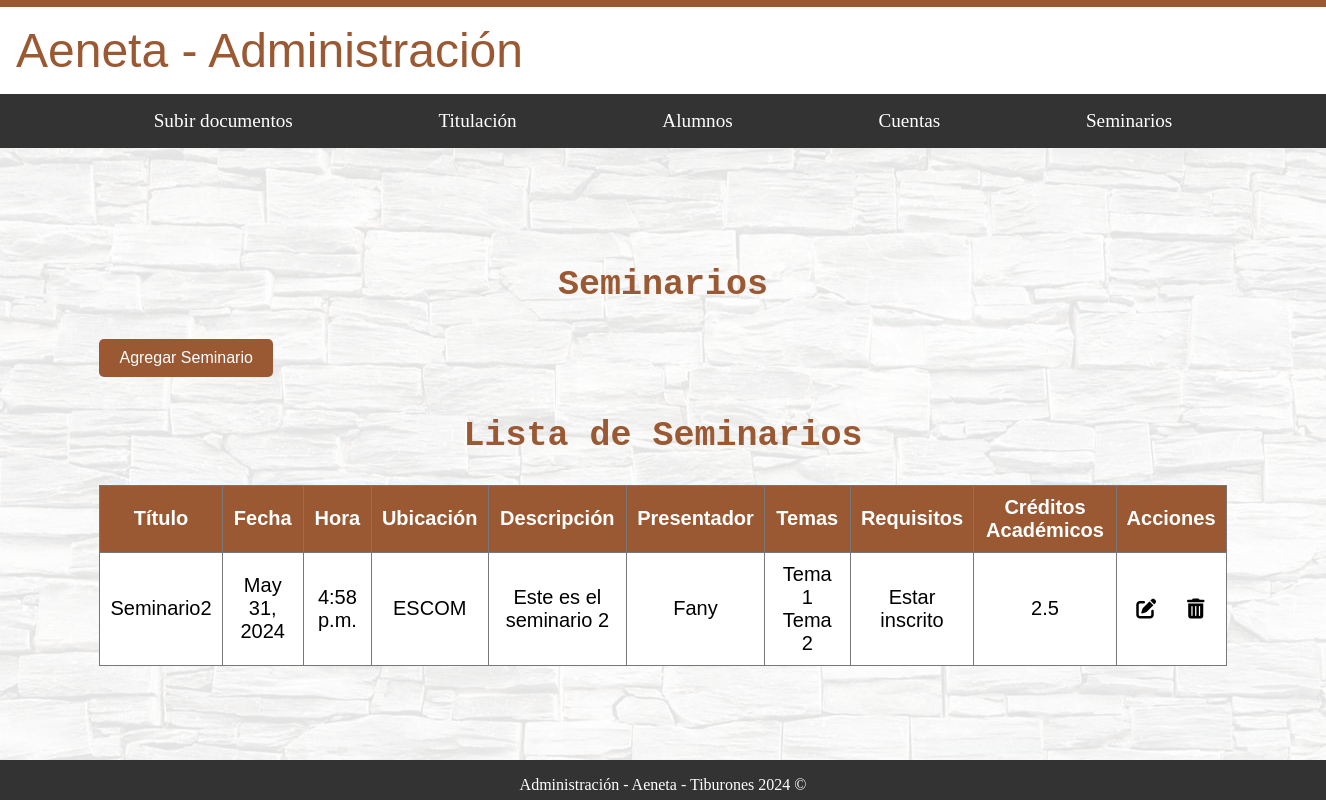
/administracion/seminarios/, run on an earlier commit of the app's database.
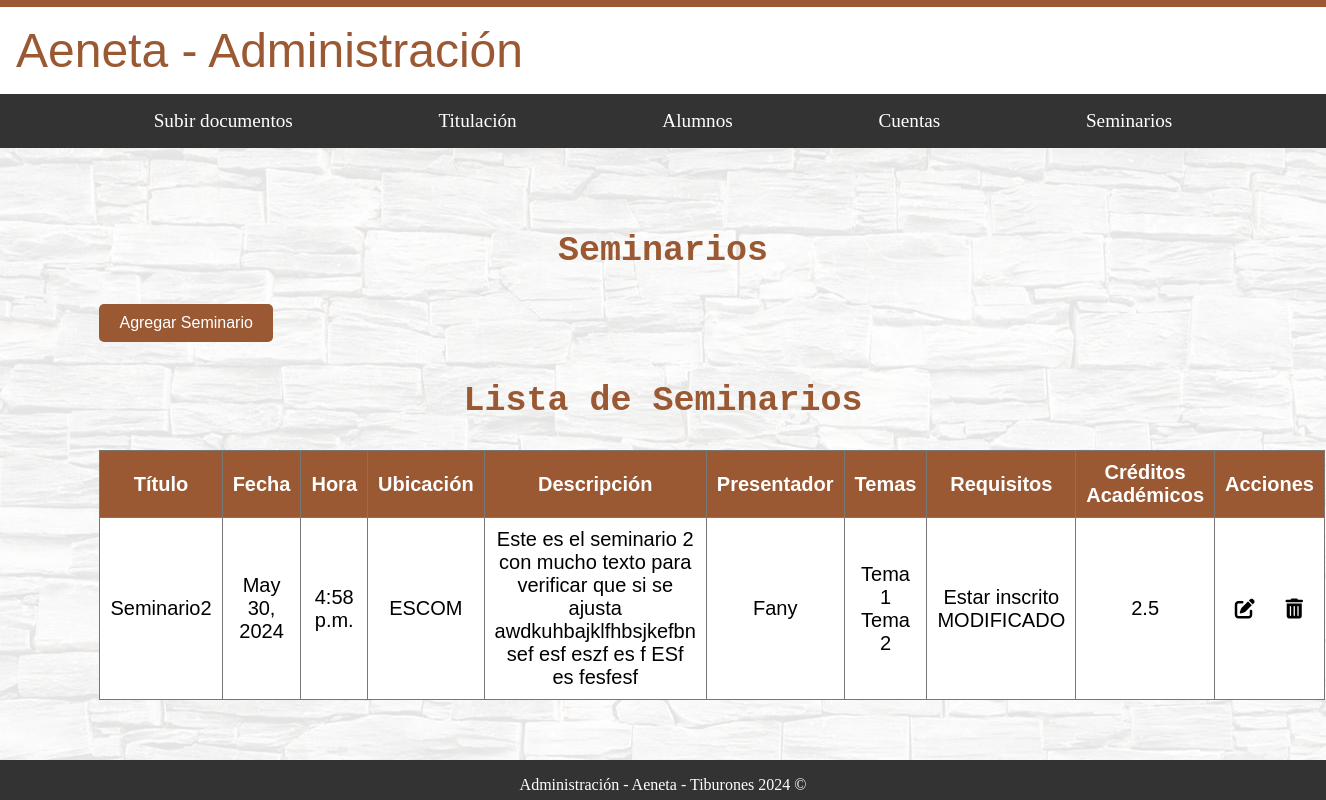
And on a later commit of the database.
### administracion/models.py (models this page shows, shortened)
class Seminario(models.Model):
    titulo = models.CharField(max_length=200)
    fecha = models.DateField()
    hora = models.TimeField()
    ubicacion = models.CharField(max_length=200)
    descripcion = models.TextField()
    presentador = models.CharField(max_length=100)
    temas = models.TextField()
    requisitos = models.TextField()
    creditos_academicos = models.DecimalField(max_digits=3, decimal_places=1)

### administracion/views.py (the view)
# urls.py: path('seminarios/', views.seminarios, name='seminarios'),
def seminarios(request):
    if request.method == 'POST':
        form = SeminarioForm(request.POST)
        if form.is_valid():
            form.save()
            return redirect('administracion:seminarios')
        else:
            print("Errores en el formulario:", form.errors)  # Imprime los errores del formulario si no es válido
    else:
        form = SeminarioForm()
    seminarios = Seminario.objects.all()
    return render(request, 'administracion/seminarios.html', {'form': form, 'seminarios': seminarios})

### administracion/forms.py (called while the page is built, shortened)
    def format_value(self, value):
        if value is None:
            return ''

### administracion/templates/administracion/seminarios.html (shortened to what this page needs)
{% extends "base_generic_Administracion.html" %}
{% block content %}
  <div id="fondo">
    <div class="contenedor_principal letra_texto">
      <h1 class="letra_titulos">Seminarios</h1>
      <button id="agregarSeminarioBtn" class="btn btn-success">Agregar Seminario</button>
      <h2 class="letra_titulos">Lista de Seminarios</h2>
      <table class="table table-striped">
        <thead>
          <tr>
            <th>Título</th>
            <th>Fecha</th>
            <th>Hora</th>
            <th>Ubicación</th>
            <th>Descripción</th>
            <th>Presentador</th>
            <th>Temas</th>
            <th>Requisitos</th>
            <th>Créditos Académicos</th>
            <th>Acciones</th>
          </tr>
        </thead>
        <tbody>
          {% for seminario in seminarios %}
          <tr>
            <td>{{ seminario.titulo }}</td>
            <td>{{ seminario.fecha }}</td>
            <td>{{ seminario.hora }}</td>
            <td>{{ seminario.ubicacion }}</td>
            <td>{{ seminario.descripcion }}</td>
            <td>{{ seminario.presentador }}</td>
            <td>{{ seminario.temas }}</td>
            <td>{{ seminario.requisitos }}</td>
            <td>{{ seminario.creditos_academicos }}</td>
            <td class="acciones">
              <div>
                <a href="{% url 'administracion:editar_seminario' seminario.id %}" class="icon-link">
                  <i class="fas fa-edit"></i>
                </a>
                <a href="{% url 'administracion:eliminar_seminario' seminario.id %}" class="icon-link">
                  <i class="fas fa-trash-alt"></i>
                </a>
              </div>
            </td>
          </tr>
          {% endfor %}
        </tbody>
      </table>
    </div>
  </div>
{% endblock %}

What changed in the data, as far as the page shows it:
changed Seminario "Seminario2": fecha "May 31, 2024" → "May 30, 2024"; descripcion "Este es el seminario 2" → "Este es el seminario 2 con mucho texto para verificar que si se ajusta awdkuhbajklfhbsjkefbn sef esf eszf es f ESf es fesfesf"; requisitos "Estar inscrito" → "Estar inscrito MODIFICADO"
